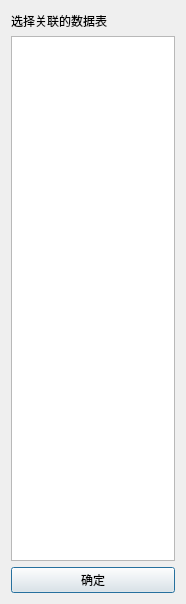
<?xml version="1.0" encoding="UTF-8"?>
<ui version="4.0">
 <class>Dialog</class>
 <widget class="QDialog" name="Dialog">
  <property name="geometry">
   <rect>
    <x>0</x>
    <y>0</y>
    <width>186</width>
    <height>604</height>
   </rect>
  </property>
  <property name="windowTitle">
   <string>Dialog</string>
  </property>
  <layout class="QGridLayout" name="gridLayout">
   <property name="topMargin">
    <number>12</number>
   </property>
   <item row="1" column="0">
    <layout class="QVBoxLayout" name="verticalLayout">
     <item>
      <widget class="QTableWidget" name="tableWidget"/>
     </item>
     <item>
      <widget class="QPushButton" name="pushButton">
       <property name="text">
        <string>确定</string>
       </property>
      </widget>
     </item>
    </layout>
   </item>
   <item row="0" column="0">
    <widget class="QLabel" name="label">
     <property name="text">
      <string>选择关联的数据表</string>
     </property>
    </widget>
   </item>
  </layout>
 </widget>
 <resources/>
 <connections/>
</ui>
